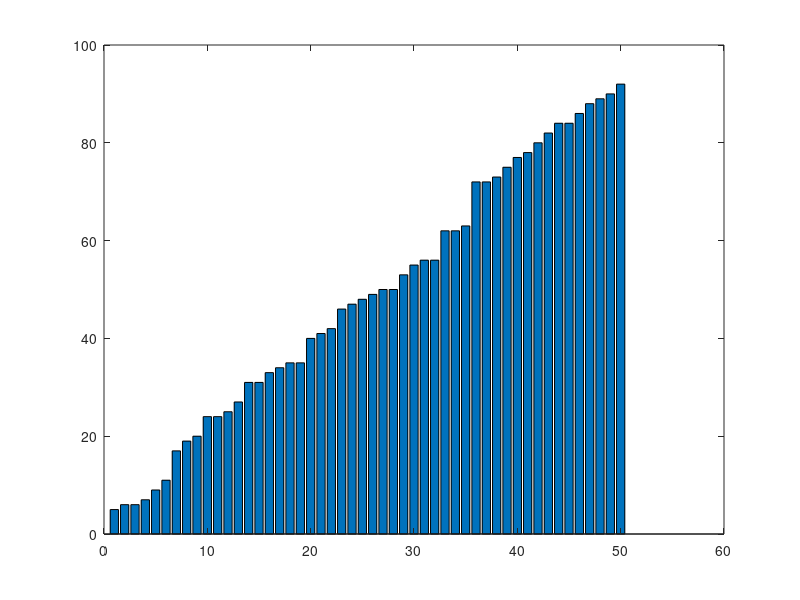

The MATLAB script that drew this image:
% v = [6 4 1 2 5];
v = randi([1,100],1,50)
n = length(v);

for i=1:n
    bar(v)
    pause(0.1)
    pozMin = i;
    for j=i+1:n
          if v(pozMin)>v(j)
             pozMin=j; 
          end
    end
    temp = v(i);  % i = 1 v(1)=6 temp = 6
    v(i)=v(pozMin); % v(1)=v(3) v(1)=1
    v(pozMin)=temp; % v(3)=6

    
end
v